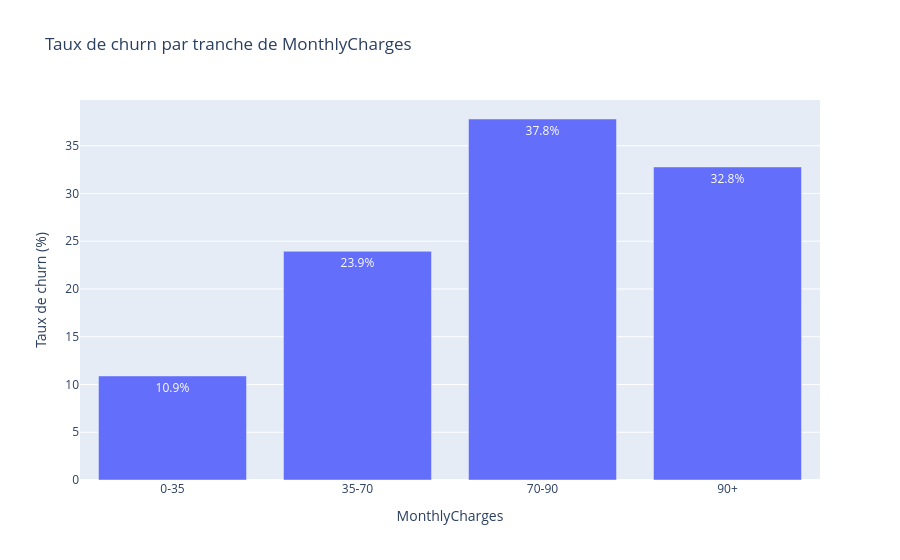

The code cell stored with this chart in its notebook:
### Code cell
fig = px.bar(
    monthly_impact,
    x="monthly_segment",
    y="churn_rate",
    text=monthly_impact["churn_rate"].round(1).astype(str) + "%",
    labels={
        "monthly_segment": "MonthlyCharges",
        "churn_rate": "Taux de churn (%)"
    },
    title="Taux de churn par tranche de MonthlyCharges"
)

fig.show()

### Figure 1 — Plotly figure (JSON) as saved in the notebook; plotly's stock layout.template omitted (floating-point values rounded to 4 significant figures)
{"data": [{"hovertemplate": "MonthlyCharges=%{x}<br>Taux de churn (%)=%{y}<br>text=%{text}<extra></extra>", "legendgroup": "", "marker": {"color": "#636efa", "pattern": {"shape": ""}}, "name": "", "orientation": "v", "showlegend": false, "text": ["10.9%", "23.9%", "37.8%", "32.8%"], "textposition": "auto", "type": "bar", "x": ["0-35", "35-70", "70-90", "90+"], "xaxis": "x", "y": [10.89, 23.94, 37.8, 32.78], "yaxis": "y"}], "layout": {"barmode": "relative", "legend": {"tracegroupgap": 0}, "title": {"text": "Taux de churn par tranche de MonthlyCharges"}, "xaxis": {"anchor": "y", "domain": [0, 1], "title": {"text": "MonthlyCharges"}}, "yaxis": {"anchor": "x", "domain": [0, 1], "title": {"text": "Taux de churn (%)"}}}}
